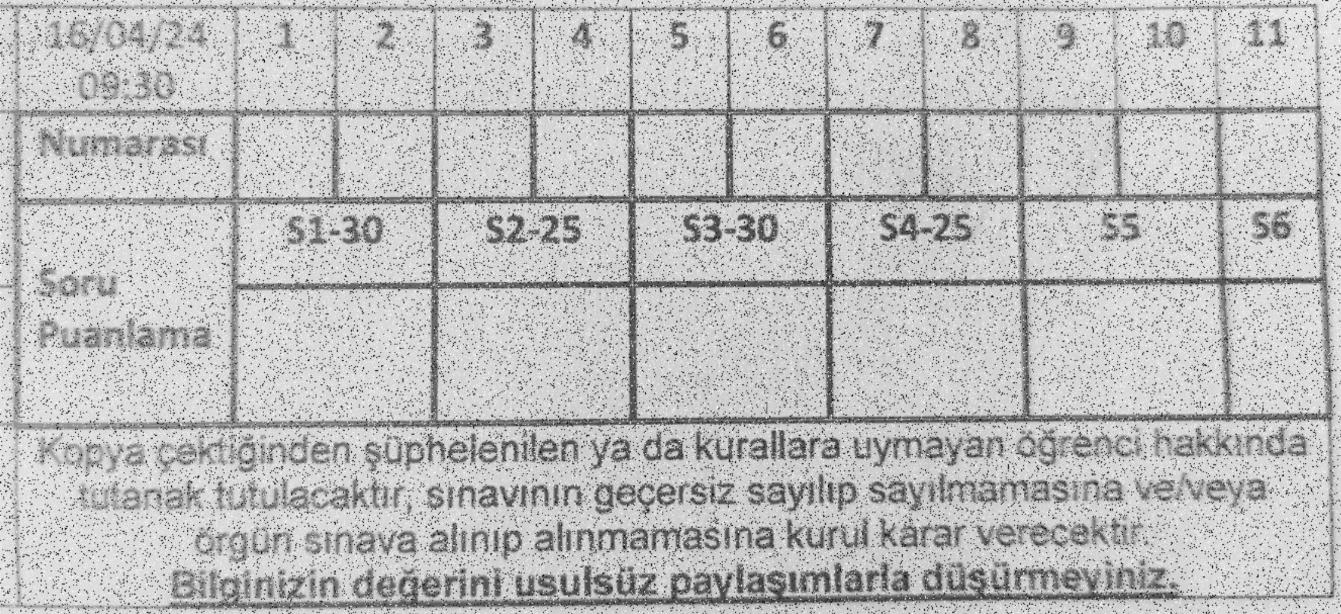
%> input picture exam-paper-number-detection/exam_paper.png, 1341 x 614 px
$ octave exam_paper_number_detection.m   (GNU Octave 9; MATLAB toolbox functions it lacks are replaced by stand-ins)
%> lines starting %> are read from the running program, lines starting %| are printed output that depends on the picture; in (x1, y1, x2, y2) boxes, pixels count from 0 and x2, y2 are one past the last pixel; in counts of white or black regions, pixels touching at a corner belong together; the program's own positions count from 1
clear all, close all; clc
% Step 1: Read the image and convert to grayscale
I = imread('exam_paper.png'); % Replace with your image file name
%> I is the input picture: size 614x1341x3 uint8; mean R, G, B 190.1, 190.1, 190.1
if size(I, 3) == 3
    Igry = rgb2gray(I);
else
    Igry = I; % If already grayscale
end
% Step 2: Apply median filter to remove salt-and-pepper noise
Imed = medfilt2(Igry, [5, 5]);
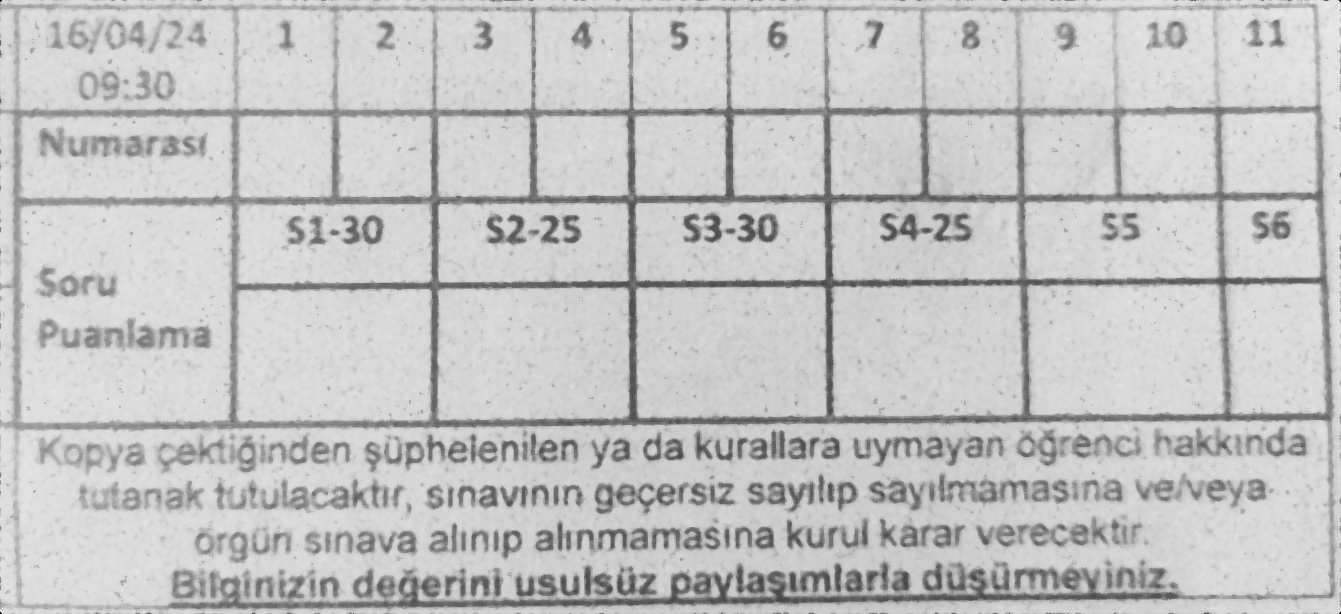
%> Imed: size 614x1341 uint8; min 0, max 233, mean 195.6
% Step 3: Apply adaptive thresholding
Ibw = imbinarize(Imed, 'adaptive', 'Sensitivity', 0.5, 'ForegroundPolarity', 'dark');
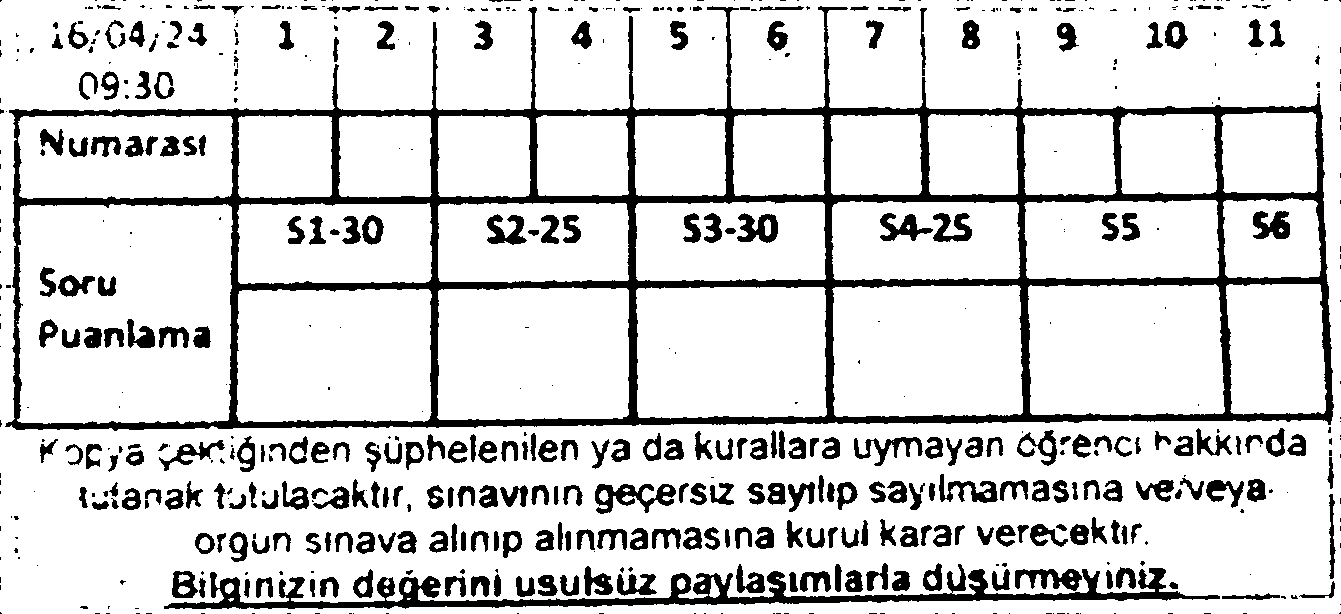
%> Ibw: size 614x1341 logical; 84.2% white; 623 black regions (319 under 20 px), largest, box (x1, y1, x2, y2) and area: (5, 6, 1334, 431) 56278, (164, 564, 1220, 609) 10747, (595, 484, 676, 514) 1136
% Step 4: Fill holes using imfill
Ifill = imfill(Ibw, 'holes');
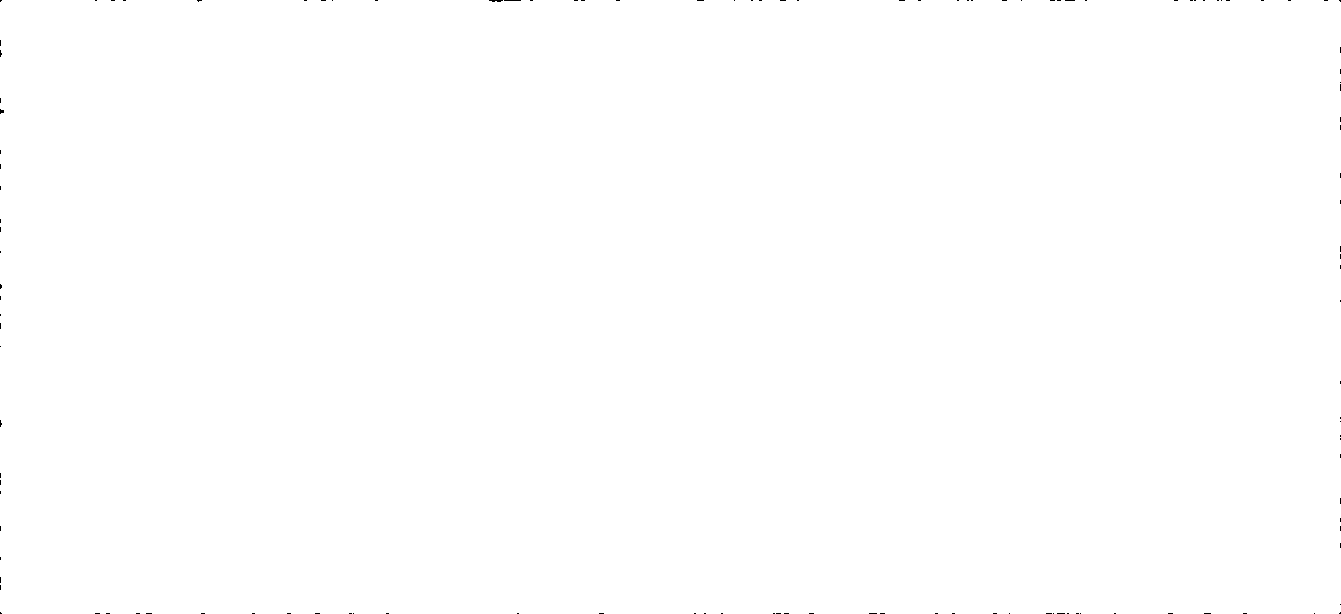
%> Ifill: size 614x1341 logical; 99.9% white; black in thin lines or dots

% Step 5: Find number row using horizontal profile
horizontal_profile = sum(~Ifill, 2);
%> horizontal_profile = 614 values, max 167 at index 1, min 0 at index 3, mean 0.862
threshold = max(horizontal_profile) * 0.3;
%> threshold = 50.1
potential_rows = find(horizontal_profile > threshold);
%> potential_rows = [1; 614]

if ~isempty(potential_rows)
    % Define number row region with margin
    number_row_center = potential_rows(1);
%> number_row_center = 1
    margin = 50;
    number_row_start = max(1, number_row_center - margin);
%> number_row_start = 1
    number_row_end = min(size(Ifill, 1), number_row_center + margin);
%> number_row_end = 51

    % Step 6: Regionprops with location filtering
    stats = regionprops(Ifill, 'Area', 'BoundingBox', 'Centroid');
%> stats = 1 region; box (x1, y1, x2, y2), Area and Centroid: (0, 0, 1341, 614) 822845 [671 307.5]
    min_area = 100;
    max_area = 8000;
    Iregions = false(size(Ifill));

    for i = 1:length(stats)
        % Check if centroid is in number row region
        if stats(i).Centroid(2) >= number_row_start && ...
           stats(i).Centroid(2) <= number_row_end && ...
           stats(i).Area > min_area && stats(i).Area < max_area

            bbox = round(stats(i).BoundingBox);
            % Check aspect ratio
            aspect_ratio = bbox(3) / bbox(4);
            if aspect_ratio > 0.5 && aspect_ratio < 2.5
                row_start = max(1, bbox(2));
                col_start = max(1, bbox(1));
                row_end = min(size(Ifill, 1), row_start + bbox(4) - 1);
                col_end = min(size(Ifill, 2), col_start + bbox(3) - 1);
                Iregions(row_start:row_end, col_start:col_end) = true;
            end
        end
    end
%> this loop made 1 pass
%> Iregions: size 614x1341 logical; every value is 0
else
    Iregions = false(size(Ifill));
end

% Step 7: Visualize the results
figure;
subplot(2, 3, 1), imshow(Igry, []), title('Grayscale Image');
subplot(2, 3, 2), imshow(Imed, []), title('After Median Filter');
subplot(2, 3, 3), imshow(Ibw, []), title('Adaptive Thresholding');
subplot(2, 3, 4), imshow(Ifill, []), title('Filled Image');
subplot(2, 3, 5), imshow(Iregions), title('Regionprops');
